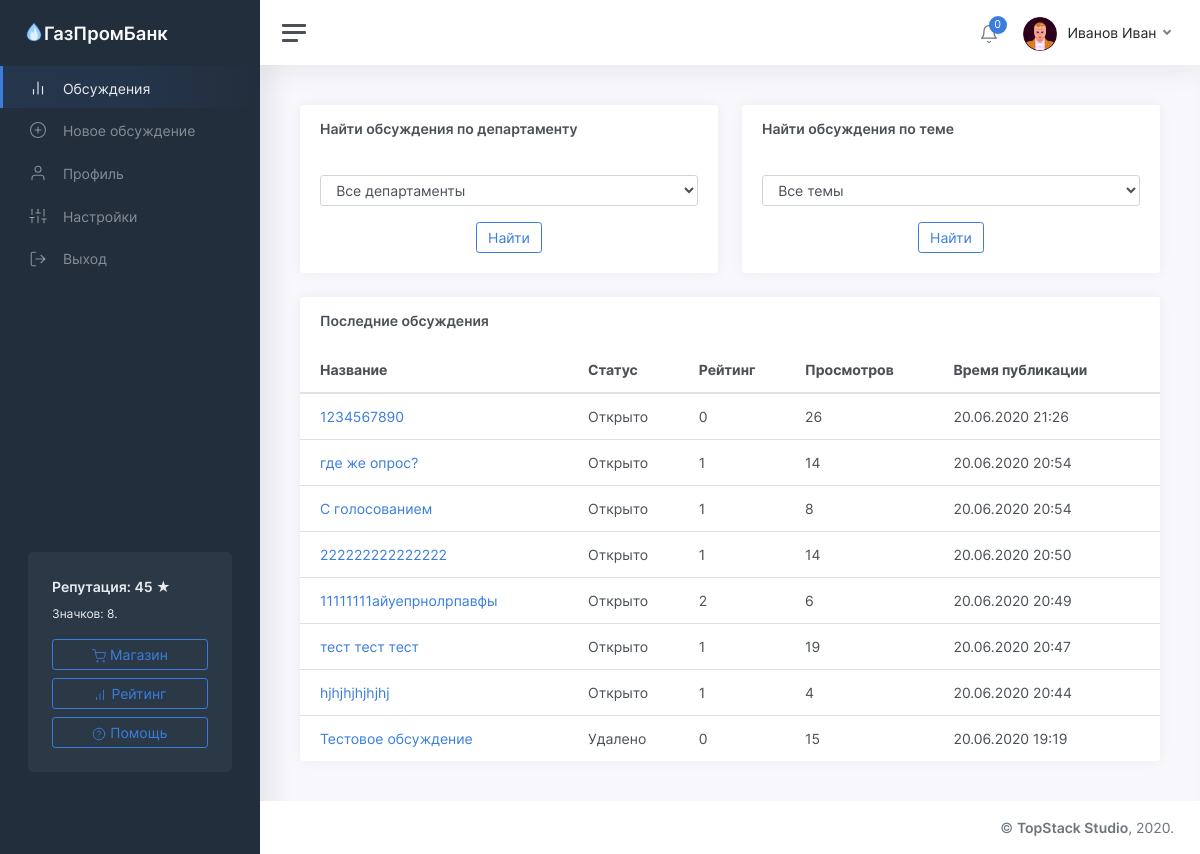
Page /threads (signed in) on the earlier database version.
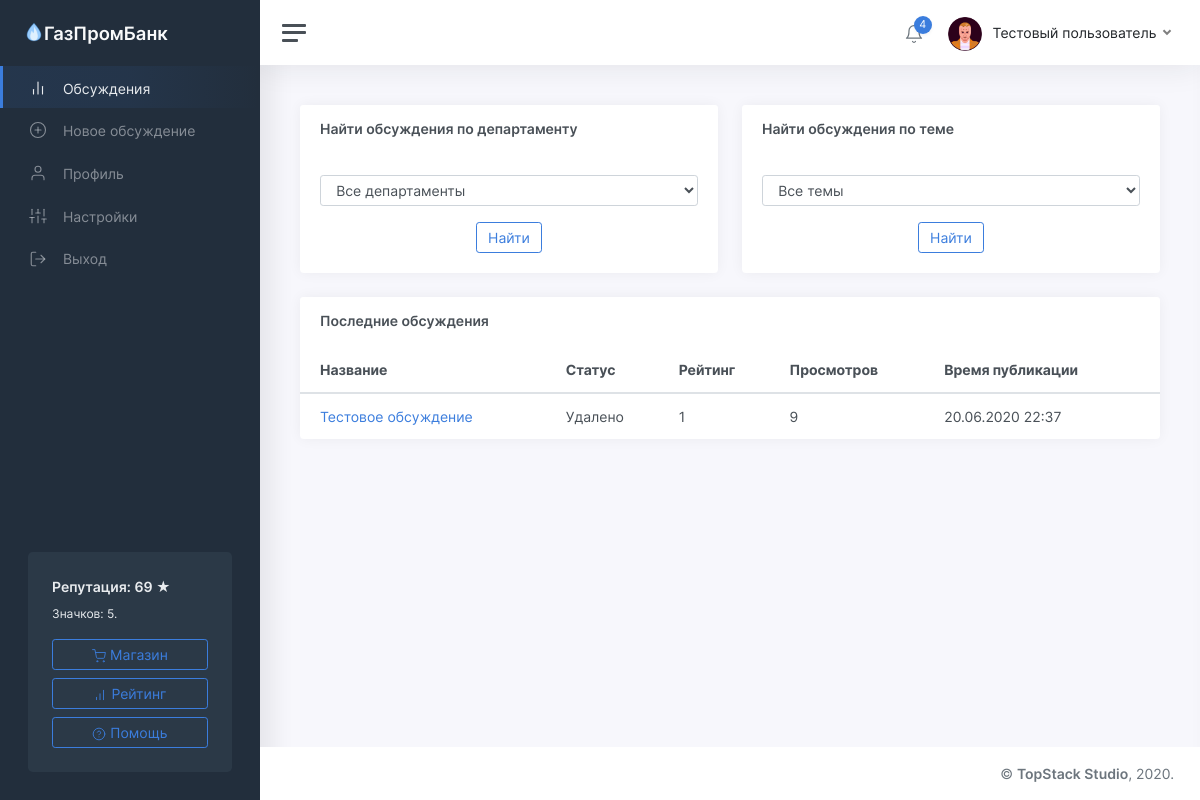
Same page on the later database version.
### tables this page shows
CREATE TABLE "users" (
	"id"	INTEGER NOT NULL UNIQUE,
	"password"	TEXT NOT NULL,
	"email"	TEXT NOT NULL UNIQUE,
	"status"	TEXT NOT NULL,
	"rating"	INTEGER NOT NULL,
	"moderator"	INTEGER,
	"blocked"	INTEGER,
	"description"	TEXT,
	"name"	TEXT NOT NULL,
	"avatar"	INTEGER,
	"badges"	TEXT,
	"department"	TEXT,
	"unit"	TEXT,
	PRIMARY KEY("id")
);

CREATE TABLE "threads" (
	"id"	INTEGER NOT NULL UNIQUE,
	"owner"	INTEGER NOT NULL,
	"title"	TEXT NOT NULL,
	"content"	TEXT,
	"date"	INTEGER,
	"up"	INTEGER,
	"down"	INTEGER,
	"views"	INTEGER,
	"status"	TEXT,
	"department"	TEXT,
	"theme"	TEXT,
	PRIMARY KEY("id")
);

### app/views.py (the view)
@app.route('/threads')
def listOfThreads():
	department = request.args.get('department')
	theme = request.args.get('theme')
	if department not in departments and  theme not in themes:
		return render_template('threads.html', user=getUser(session['id']), threads=getThreads(), message=request.args.get('from'), departments=departments, themes=themes)
	elif department in departments:
		return render_template('threads_by_department.html', user=getUser(session['id']), threads=getThreadsByDepartment(department), departments=departments, themes=themes, selected_department=department)
	else:
		return render_template('threads_by_theme.html', user=getUser(session['id']), threads=getThreadsByTheme(theme), departments=departments, themes=themes, selected_theme=theme)

### app/functions.py (called while the page is built)
def getUser(identifier):
	conn = sqlite3.connect(db_path)
	conn.row_factory = sqlite3.Row
	cursor = conn.cursor()
	cursor.execute('SELECT * FROM users where id="%s"' % identifier)
	user = cursor.fetchone()
	if user:
		user = dict(user)
		user['badges'] = json.loads(user['badges'])
		user['notifications'] = getNotifications(identifier)
	return user

def statusToText(status):
	return statuses[status]

def fromTimestamp(timestamp):
	return datetime.utcfromtimestamp(timestamp + 3600 * 3).strftime('%d.%m.%Y %H:%M')

def getThreads(offset=0, count=10):
	conn = sqlite3.connect(db_path)
	conn.row_factory = sqlite3.Row
	cursor = conn.cursor()
	cursor.execute('SELECT id, title, date, up, down, status, views FROM threads ORDER BY date DESC')
	threads = cursor.fetchall()
	length = len(threads)
	if offset > 0:
		offset -= 1
	threads = threads[offset * 10:][:count]
	for x in range(len(threads)):
		threads[x] = dict(threads[x])
		threads[x]['status'] = statusToText(threads[x]['status'])
		threads[x]['date'] = fromTimestamp(threads[x]['date'])
	return (threads, length)

### templates/threads.html (shortened to what the changed rows need)
<!DOCTYPE html>
<html lang="ru">
	<head>
		<link href="/static/css/app.css" rel="stylesheet">
	</head>
	<body>
		<div class="wrapper">
			<nav id="sidebar" class="sidebar">
				<div class="sidebar-content js-simplebar">
					<div class="sidebar-cta">
						<div class="sidebar-cta-content">
							<strong class="d-inline-block mb-2">Репутация: {{user.rating}} &#9733;</strong>
							<div class="mb-3 text-sm">
								Значков: {{user.badges.__len__()}}.
							</div>
							<a href="/shop" class="btn btn-outline-primary btn-block"><i data-feather="shopping-cart"></i> Магазин</a>
							<a href="/rating" class="btn btn-outline-primary btn-block"><i data-feather="bar-chart"></i> Рейтинг</a>
							<a href="/help" class="btn btn-outline-primary btn-block"><i data-feather="help-circle"></i> Помощь</a>
						</div>
					</div>
				</div>
			</nav>
			<div class="main">
				<nav class="navbar navbar-expand navbar-light navbar-bg">
					<div class="navbar-collapse collapse">
						<ul class="navbar-nav navbar-align">
							<li class="nav-item dropdown">
								<a class="nav-icon dropdown-toggle" href="#" id="alertsDropdown" data-toggle="dropdown">
									<div class="position-relative">
										<i class="align-middle" data-feather="bell"></i>
										<span class="indicator">{{user.notifications.__len__()}}</span>
									</div>
								</a>
							</li>
							<li class="nav-item dropdown">
								<a class="nav-link dropdown-toggle d-none d-sm-inline-block" href="#" data-toggle="dropdown">
								<img src="/static/img/avatars/{{user.avatar}}.png" class="avatar img-fluid rounded mr-1"/> <span class="text-dark">{{user.name}}</span>
								</a>
							</li>
						</ul>
					</div>
				</nav>
				<main class="content">
					<div class="container-fluid p-0">
						<div class="row">
							<div class="col-12 col-lg-12 col-xxl-9 d-flex">
								<div class="card flex-fill">
									<table class="table table-hover my-0">
										{% if threads[0] %}
											<thead>
												<tr>
													<th>Название</th>
													<th class="d-none d-md-table-cell">Статус</th>
													<th>Рейтинг</th>
													<th class="d-none d-md-table-cell">Просмотров</th>
													<th class="d-none d-md-table-cell">Время публикации</th>
												</tr>
											</thead>
											<tbody>
												{% for thread in threads[0] %}
													<tr>
														<td><a href="/thread/{{thread.id}}">{{thread.title}}</a></td>
														<td class="d-none d-md-table-cell">{{thread.status}}</td>
														<td>{{thread.up - thread.down}}</td>
														<td class="d-none d-md-table-cell">{{thread.views}}</td>
														<td class="d-none d-md-table-cell">{{thread.date}}</td>
													</tr>
												{% endfor %}
											</tbody>
										{% endif %}
									</table>
								</div>
							</div>
						</div>
					</div>
				</main>
			</div>
		</div>
	</body>
</html>

Differences in the rows shown:
removed threads: title "1234567890", status "Открыто", thread.up-thread.down "0", views "26", date "20.06.2020 21:26"
removed threads: title "где же опрос?", status "Открыто", thread.up-thread.down "1", views "14", date "20.06.2020 20:54"
removed threads: title "С голосованием", status "Открыто", thread.up-thread.down "1", views "8", date "20.06.2020 20:54"
removed threads: title "222222222222222", status "Открыто", thread.up-thread.down "1", views "14", date "20.06.2020 20:50"
removed threads: title "11111111айуепрнолрпавфы", status "Открыто", thread.up-thread.down "2", views "6", date "20.06.2020 20:49"
removed threads: title "тест тест тест", status "Открыто", thread.up-thread.down "1", views "19", date "20.06.2020 20:47"
removed threads: title "hjhjhjhjhjhj", status "Открыто", thread.up-thread.down "1", views "4", date "20.06.2020 20:44"
changed users: rating "45" → "69"; name "Иванов Иван" → "Тестовый пользователь"
changed threads "Тестовое обсуждение": thread.up-thread.down "0" → "1"; views "15" → "9"; date "20.06.2020 19:19" → "20.06.2020 22:37"
Other differences:
{{ user.badges.__len__() }}: "8" → "5"
{{ user.notifications.__len__() }}: "0" → "4"
